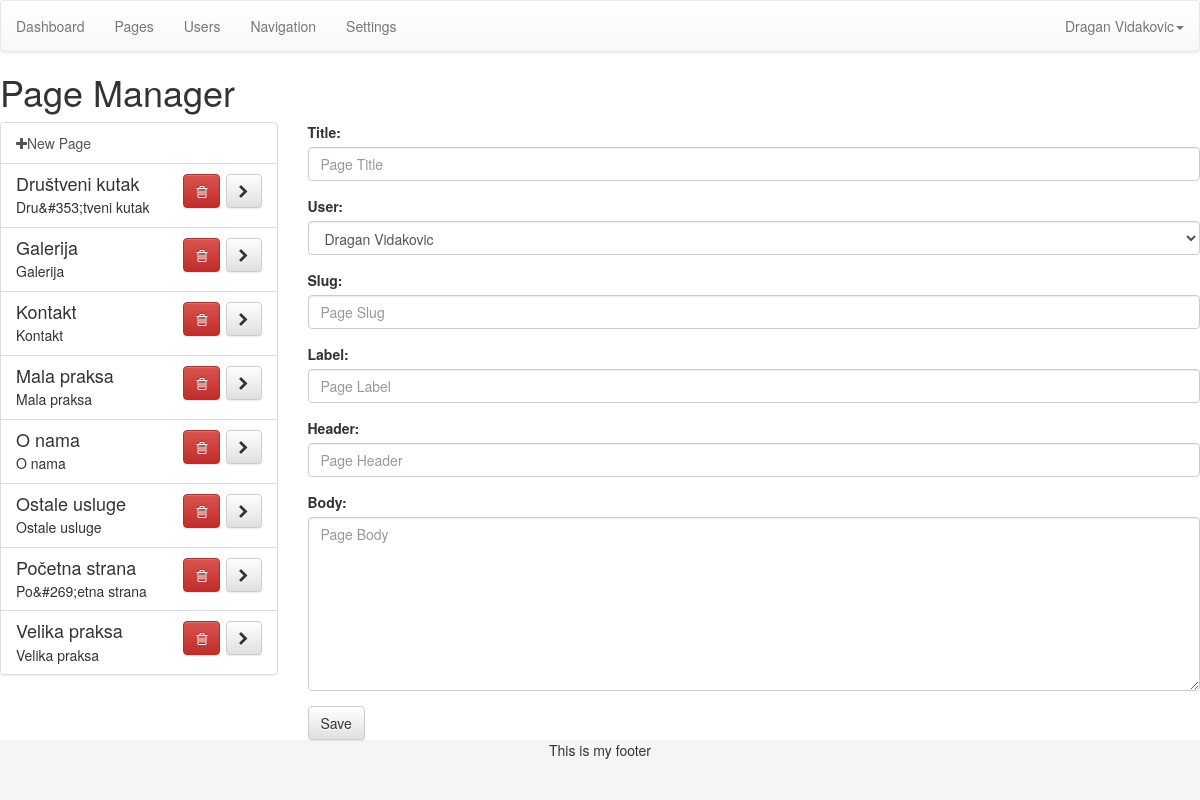
Screenshot of /admin/index.php?page=pages (signed in) with the database file from the repository.
### tables this page shows
CREATE TABLE IF NOT EXISTS `posts` (
  `id` mediumint(9) NOT NULL,
  `user` mediumint(9) NOT NULL,
  `type` mediumint(9) NOT NULL,
  `slug` varchar(300) NOT NULL,
  `label` varchar(100) NOT NULL,
  `title` varchar(200) NOT NULL,
  `header` varchar(300) NOT NULL,
  `body` longtext NOT NULL
);

### admin/index.php (called while the page is built)
<?php include('template/header.php'); ?>
<?php include('views/'.$page.'.php'); ?>
<?php include('template/footer.php'); ?>

### admin/functions/data.php (called while the page is built, shortened)
<?php
function data_user($dbc, $id){
	if(is_numeric($id)){
		$cond = "WHERE id = '$id'";
	} else {
		$cond = "WHERE email = '$id'";
	}
	$q = "SELECT * FROM users $cond";
	$r = mysqli_query($dbc, $q);
	$data = mysqli_fetch_assoc($r);
	$data['fullname'] =  $data['first'].' '.$data['last'];
	$data['fullname_reverse'] = $data['last'].', '.$data['first'];
	return $data;
}
?>

### admin/config/setup.php (called while the page is built, shortened)
<?php
include('../config/connection.php');
include ('functions/data.php');
include ('functions/sandbox.php');
$user = data_user($dbc, $_SESSION['username']);
?>

### admin/views/pages.php (the view, shortened to what this page needs)
<h1>Page Manager</h1>
<div class="row">
	<div class="col-md-3">
		<div class="list-group">
				<a class="list-group-item" href="?page=pages">
					<i class="fa fa-plus"></i>New Page
				</a>
		<?php
			$q = "SELECT * FROM posts WHERE type = 1 ORDER BY title ASC";
			$r = mysqli_query($dbc, $q);
			while($list = mysqli_fetch_assoc($r)){
				$blurb = substr(strip_tags($list['body']), 0, 120);
				?>
				<div id="page_<?php echo $list['id']; ?>" class="list-group-item <?php selected($list['id'], $opened['id'], 'active'); ?>">
					<h4 class="list-group-item-heading"><?php echo $list['title']; ?>
						<span class="pull-right">
							<a href="#" id="del_<?php echo $list['id']; ?>" class="btn btn-danger btn-delete"><i class="fa fa-trash-o"></i></a>
							<a href="index.php?page=pages&id=<?php echo $list['id']; ?>" class="btn btn-default"><i class="fa fa-chevron-right"></i></a>
						</span>
					</h4>
					<p class="list-group-item-text"><?php echo $blurb; ?></p>
				</div>
		<?php } ?>
		</div>
	</div>
	<div class="col-md-9">
		<form action="index.php?page=pages&id=<?php echo $opened['id']; ?>" method="post" role="form">
			<div class="form-group">
				<label for="title">Title:</label>
				<input class="form-control" type="text" name="title" id="title" value="<?php echo $opened['title']; ?>" placeholder="Page Title">
			</div>
			<div class="form-group">
				<label for="user">User:</label>
				<select class="form-control" name="user" id="user">
					<?php
						$q = "SELECT id FROM users ORDER BY first ASC";
						$r = mysqli_query($dbc, $q);
						while($user_list = mysqli_fetch_assoc($r)){
							$user_data = data_user($dbc, $user_list['id']);
							?>
							<option value="<?php echo $user_data['id']; ?>"
							<?php
								if(isset($_GET['id'])){
									selected($user_data['id'], $opened['user'], 'selected');
								} else {
									selected($user_data['id'], $user['id'], 'selected');
								}
							?>><?php echo $user_data['fullname']; ?></option>
					<?php } ?>
				</select>
			</div>
			<div class="form-group">
				<label for="slug">Slug:</label>
				<input class="form-control" type="text" name="slug" id="slug" value="<?php echo $opened['slug']; ?>" placeholder="Page Slug">
			</div>
			<div class="form-group">
				<label for="label">Label:</label>
				<input class="form-control" type="text" name="label" id="label" value="<?php echo $opened['label']; ?>" placeholder="Page Label">
			</div>
			<div class="form-group">
				<label for="header">Header:</label>
				<input class="form-control" type="text" name="header" id="header" value="<?php echo $opened['header']; ?>" placeholder="Page Header">
			</div>
			<div class="form-group">
				<label for="body">Body:</label>
				<textarea class="form-control editor" name="body" id="body" rows="8" placeholder="Page Body"><?php echo $opened['body']; ?></textarea>
			</div>
			<button type="submit" class="btn btn-default">Save</button>
		</form>
	</div>
</div>

### admin/template/header.php (shortened to what this page needs)
<?php include("config/setup.php"); ?>
<!DOCTYPE html>
<html>
<head>
	<?php
		include("config/css.php");
	?>
</head>
<body>
<div id="wrap">
	<?php include(D_TEMPLATE.'/navigation.php'); ?>

### admin/config/css.php (shortened to what this page needs)
<link rel="stylesheet" href="https://maxcdn.bootstrapcdn.com/bootstrap/3.3.1/css/bootstrap.min.css">
<link rel="stylesheet" href="https://maxcdn.bootstrapcdn.com/bootstrap/3.3.1/css/bootstrap-theme.min.css">
<link rel="stylesheet" href="//code.jquery.com/ui/1.11.1/themes/smoothness/jquery-ui.css">
<link rel="stylesheet" href="css/dropzone.css">
<link href="//maxcdn.bootstrapcdn.com/font-awesome/4.2.0/css/font-awesome.min.css" rel="stylesheet">

### admin/template/navigation.php (shortened to what this page needs)
<nav class="navbar navbar-default" role="navigation">
		<ul class="nav navbar-nav">
			<li><a href="?page=dashboard">Dashboard</a></li>
			<li><a href="?page=pages">Pages</a></li>
			<li><a href="?page=users">Users</a></li>
			<li><a href="?page=navigation">Navigation</a></li>
			<li><a href="?page=settings">Settings</a></li>
		</ul>
		<div class="pull-right">
			<ul class="nav navbar-nav">
				<li role="presentation" class="dropdown">
				    <a class="dropdown-toggle" data-toggle="dropdown" href="#" role="button" aria-expanded="false">
				    	<?php echo $user['fullname'];  ?><span class="caret"></span>
				    </a>
				  </li>
			</ul>
		</div>
</nav>

### admin/functions/sandbox.php
<?php
function selected($value1, $value2, $return){
	if ($value1 == $value2){
		echo $return;
	}
}
?>

### admin/template/footer.php (shortened to what this page needs)
</div>
	<footer id="footer">
		<p>This is my footer</p>
	</footer>
</body>
</html>

### admin/config/css.php (style rules this page uses)
html, body { height: 100%; }
#wrap { min-height: 100%; height: auto; margin: 0 auto -60px; padding: 0 0 60px; }
#footer { height: 60px; background-color: #f5f5f5; text-align: center; }

### rows the page displays
posts: title "Društveni kutak", body "Dru&#353;tveni kutak"
posts: title "Galerija", body "Galerija"
posts: title "Kontakt", body "Kontakt"
posts: title "Mala praksa", body "Mala praksa"
posts: title "O nama", body "O nama"
posts: title "Ostale usluge", body "Ostale usluge"
posts: title "Početna strana", body "Po&#269;etna strana"
posts: title "Velika praksa", body "Velika praksa"

### other values shown
$user['fullname'] "Dragan Vidakovic"
form field user "Dragan Vidakovic"
